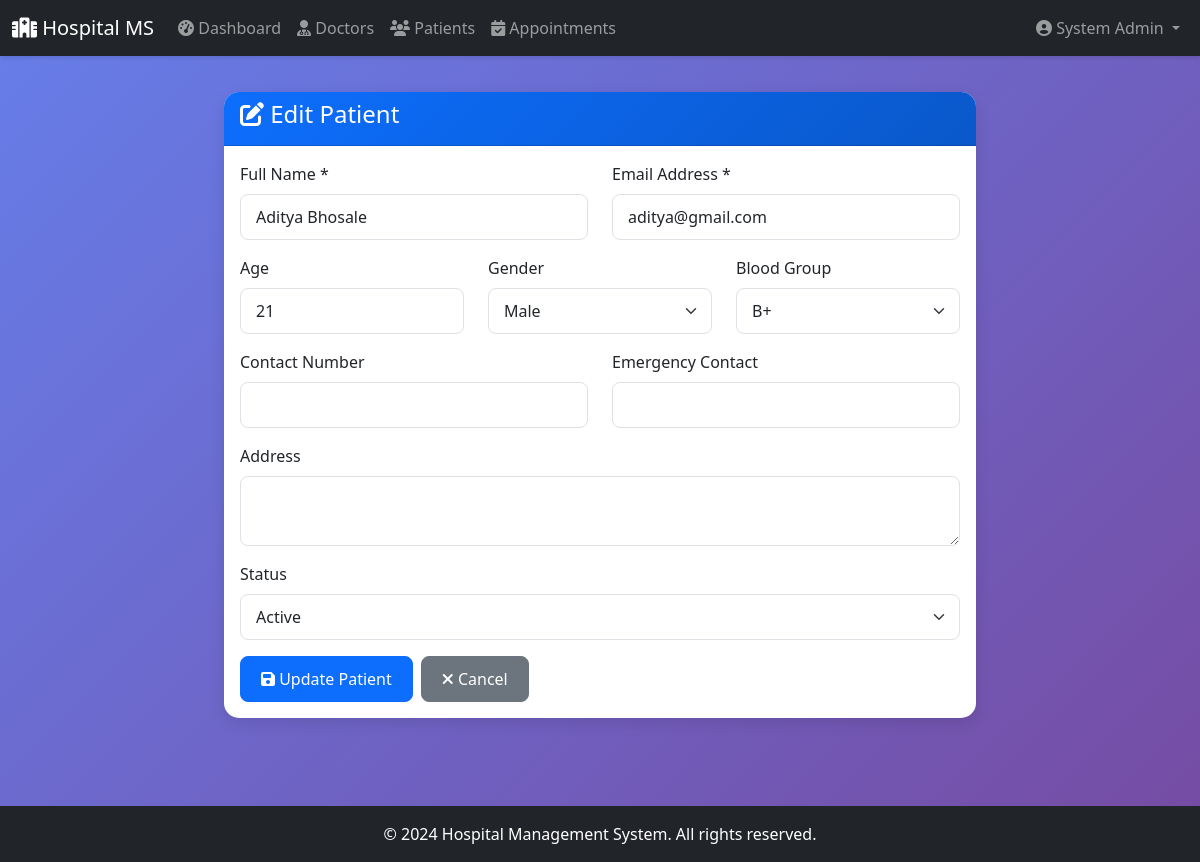
/admin/patient/edit/2 (signed in), run on the app's committed database.
### tables this page shows
CREATE TABLE users (
            user_id INTEGER PRIMARY KEY AUTOINCREMENT,
            name TEXT NOT NULL,
            email TEXT UNIQUE NOT NULL,
            password TEXT NOT NULL,
            role TEXT NOT NULL CHECK(role IN ('admin', 'doctor', 'patient')),
            status TEXT DEFAULT 'active' CHECK(status IN ('active', 'blacklisted')),
            created_at TIMESTAMP DEFAULT CURRENT_TIMESTAMP
        );

CREATE TABLE patients (
            patient_id INTEGER PRIMARY KEY AUTOINCREMENT,
            user_id INTEGER UNIQUE NOT NULL,
            age INTEGER,
            gender TEXT CHECK(gender IN ('Male', 'Female', 'Other')),
            contact TEXT,
            address TEXT,
            blood_group TEXT,
            emergency_contact TEXT,
            status TEXT DEFAULT 'active' CHECK(status IN ('active', 'blacklisted')),
            created_at TIMESTAMP DEFAULT CURRENT_TIMESTAMP,
            FOREIGN KEY (user_id) REFERENCES users(user_id) ON DELETE CASCADE
        );

### blueprints/admin.py (the view, shortened to what this page needs)
@admin_bp.route('/patient/edit/<int:patient_id>', methods=['GET', 'POST'])
@login_required
@admin_required
def edit_patient(patient_id):
    db = get_db()
    patient = db.execute('''
        SELECT p.*, u.name, u.email, u.status as user_status
        FROM patients p
        JOIN users u ON p.user_id = u.user_id
        WHERE p.patient_id = ?
    ''', (patient_id,)).fetchone()
    return render_template('admin/edit_patient.html', patient=patient)

### app.py (called while the page is built)
@login_manager.user_loader
def load_user(user_id):
    db = get_db()
    cursor = db.execute('SELECT * FROM users WHERE user_id = ?', (user_id,))
    user_data = cursor.fetchone()
    if user_data:
        return User(user_data['user_id'], user_data['name'], user_data['email'],
                    user_data['password'], user_data['role'])
    return None

@app.teardown_appcontext
def close_connection(exception):
    db = getattr(g, '_database', None)
    if db is not None:
        db.close()

### blueprints/admin.py (called while the page is built)
def admin_required(f):
    @wraps(f)
    def decorated_function(*args, **kwargs):
        if not current_user.is_authenticated or current_user.role != 'admin':
            flash('Access denied. Admin privileges required.', 'danger')
            return redirect(url_for('auth.login'))
        return f(*args, **kwargs)
    return decorated_function

### database.py (called while the page is built)
def get_db():
    db = getattr(g, '_database', None)
    if db is None:
        db = g._database = sqlite3.connect(DATABASE)
        db.row_factory = sqlite3.Row
    return db

### templates/admin/edit_patient.html (shortened to what this page needs)
{% extends 'base.html' %}
{% block content %}
<div class="row justify-content-center">
    <div class="col-md-8">
        <div class="card">
            <div class="card-header">
                <h4><i class="fas fa-edit"></i> Edit Patient</h4>
            </div>
            <div class="card-body">
                <form method="POST" action="{{ url_for('admin.edit_patient', patient_id=patient.patient_id) }}">
                    <div class="row">
                        <div class="col-md-6 mb-3">
                            <label for="name" class="form-label">Full Name *</label>
                            <input type="text" class="form-control" id="name" name="name"
                                   value="{{ patient.name }}" required>
                        </div>
                        <div class="col-md-6 mb-3">
                            <label for="email" class="form-label">Email Address *</label>
                            <input type="email" class="form-control" id="email" name="email"
                                   value="{{ patient.email }}" required>
                        </div>
                    </div>
                    <div class="row">
                        <div class="col-md-4 mb-3">
                            <label for="age" class="form-label">Age</label>
                            <input type="number" class="form-control" id="age" name="age"
                                   value="{{ patient.age or '' }}" min="1" max="150">
                        </div>
                        <div class="col-md-4 mb-3">
                            <label for="gender" class="form-label">Gender</label>
                            <select class="form-select" id="gender" name="gender">
                                <option value="Male" {% if patient.gender == 'Male' %}selected{% endif %}>Male</option>
                            </select>
                        </div>
                        <div class="col-md-4 mb-3">
                            <label for="blood_group" class="form-label">Blood Group</label>
                            <select class="form-select" id="blood_group" name="blood_group">
                                {% for bg in ['A+', 'A-', 'B+', 'B-', 'AB+', 'AB-', 'O+', 'O-'] %}
                                <option value="{{ bg }}" {% if patient.blood_group == bg %}selected{% endif %}>{{ bg }}</option>
                                {% endfor %}
                            </select>
                        </div>
                    </div>
                    <div class="row">
                        <div class="col-md-6 mb-3">
                            <label for="contact" class="form-label">Contact Number</label>
                            <input type="tel" class="form-control" id="contact" name="contact"
                                   value="{{ patient.contact or '' }}">
                        </div>
                        <div class="col-md-6 mb-3">
                            <label for="emergency_contact" class="form-label">Emergency Contact</label>
                            <input type="tel" class="form-control" id="emergency_contact" name="emergency_contact"
                                   value="{{ patient.emergency_contact or '' }}">
                        </div>
                    </div>
                    <div class="mb-3">
                        <label for="address" class="form-label">Address</label>
                        <textarea class="form-control" id="address" name="address" rows="2">{{ patient.address or '' }}</textarea>
                    </div>
                    <div class="mb-3">
                        <label for="status" class="form-label">Status</label>
                        <select class="form-select" id="status" name="status">
                            <option value="active" {% if patient.status == 'active' %}selected{% endif %}>Active</option>
                        </select>
                    </div>
                    <div class="d-flex gap-2">
                        <button type="submit" class="btn btn-primary">
                            <i class="fas fa-save"></i> Update Patient
                        </button>
                        <a href="{{ url_for('admin.patients') }}" class="btn btn-secondary">
                            <i class="fas fa-times"></i> Cancel
                        </a>
                    </div>
                </form>
            </div>
        </div>
    </div>
</div>
{% endblock %}

### templates/base.html (shortened to what this page needs)
<!DOCTYPE html>
<html lang="en">
<head>
    <link href="https://cdn.jsdelivr.net/npm/bootstrap@5.3.0/dist/css/bootstrap.min.css" rel="stylesheet">
    <link rel="stylesheet" href="https://cdnjs.cloudflare.com/ajax/libs/font-awesome/6.4.0/css/all.min.css">
</head>
<body>
    <nav class="navbar navbar-expand-lg navbar-dark bg-dark">
        <div class="container-fluid">
            <a class="navbar-brand" href="/">
                <i class="fas fa-hospital"></i> Hospital MS
            </a>
            <div class="collapse navbar-collapse" id="navbarNav">
                {% if current_user.is_authenticated %}
                <ul class="navbar-nav me-auto">
                    {% if current_user.role == 'admin' %}
                    <li class="nav-item">
                        <a class="nav-link" href="{{ url_for('admin.dashboard') }}">
                            <i class="fas fa-tachometer-alt"></i> Dashboard
                        </a>
                    </li>
                    <li class="nav-item">
                        <a class="nav-link" href="{{ url_for('admin.doctors') }}">
                            <i class="fas fa-user-md"></i> Doctors
                        </a>
                    </li>
                    <li class="nav-item">
                        <a class="nav-link" href="{{ url_for('admin.patients') }}">
                            <i class="fas fa-users"></i> Patients
                        </a>
                    </li>
                    <li class="nav-item">
                        <a class="nav-link" href="{{ url_for('admin.appointments') }}">
                            <i class="fas fa-calendar-check"></i> Appointments
                        </a>
                    </li>
                    {% endif %}
                </ul>
                <ul class="navbar-nav ms-auto">
                    <li class="nav-item dropdown">
                        <a class="nav-link dropdown-toggle" href="#" id="userDropdown" role="button" data-bs-toggle="dropdown">
                            <i class="fas fa-user-circle"></i> {{ current_user.name }}
                        </a>
                    </li>
                </ul>
                {% endif %}
            </div>
        </div>
    </nav>
    <div class="container main-content">
        {% block content %}{% endblock %}
    </div>
    <footer class="bg-dark text-white text-center py-3 mt-5">
        <p class="mb-0">&copy; 2024 Hospital Management System. All rights reserved.</p>
    </footer>
</body>
</html>

### templates/base.html (style rules this page uses)
:root { --primary-color: #0d6efd; --secondary-color: #6c757d; --success-color: #198754; --danger-color: #dc3545; --warning-color: #ffc107; --info-color: #0dcaf0; }
body { min-height: 100vh; background: linear-gradient(135deg, #667eea 0%, #764ba2 100%); font-family: 'Segoe UI', Tahoma, Geneva, Verdana, sans-serif; }
.navbar { box-shadow: 0 2px 4px rgba(0,0,0,0.1); }
.main-content { padding: 20px 0; }
.card { border: none; border-radius: 15px; box-shadow: 0 5px 15px rgba(0,0,0,0.1); margin-bottom: 20px; }
.card-header { border-radius: 15px 15px 0 0 !important; background: linear-gradient(135deg, var(--primary-color) 0%, #0a58ca 100%); color: white; font-weight: 600; }
.btn { border-radius: 8px; padding: 10px 20px; font-weight: 500; }
.form-control, .form-select { border-radius: 8px; border: 1px solid #dee2e6; padding: 10px 15px; }

### data on the page
users: name "System Admin"
users: name "Aditya Bhosale", email "aditya@gmail.com"
patients: age "21", gender "Male", blood_group "B+", status "Active"
